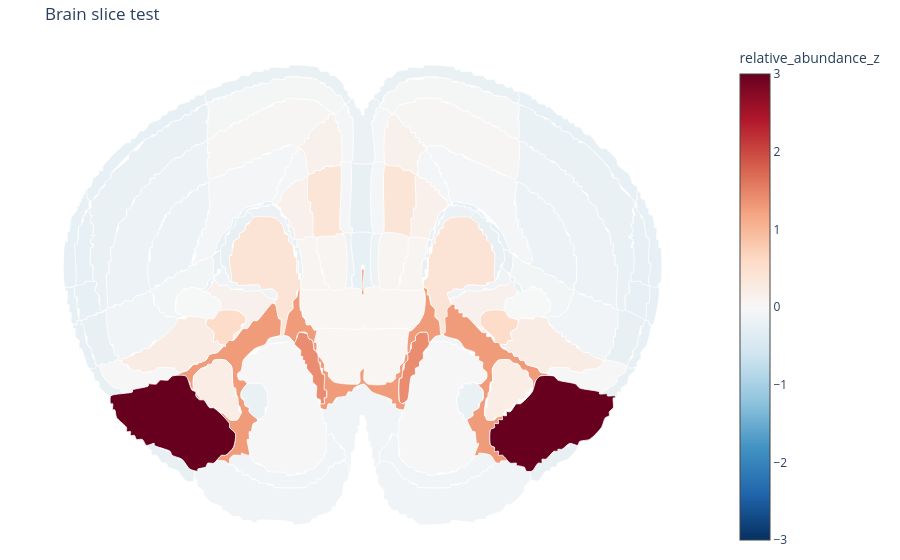

Notebook source saved alongside this figure:
### Code cell
id2value, id2name, score_col = load_score(
    csv_path,
    value_col="relative_abundance_z",
)

fig = render_brain_slice(
    geojson_obj=gj,
    id2value=id2value,
    id2name=id2name,
    title="Brain slice test",
    score_name=score_col,
    line_color="white",
    line_width=0.8,
    line_shape="spline",
    smoothing=0.7,
    show_colorbar=True,
)

fig.show()
